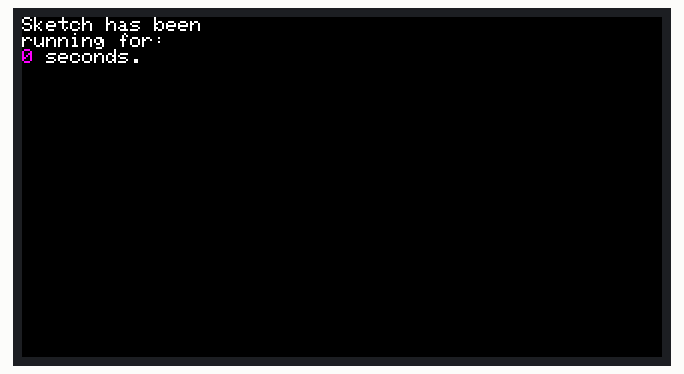
Recording of a sketch running on a simulated Arduino Uno, built with avr-gcc and run on an emulated ATmega328P. Parts: 320×170 colour display.

Above: at 0.86 s.
At 38.1 s:
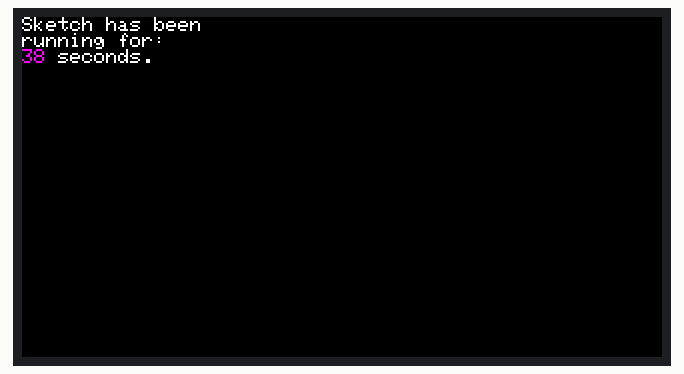

The sketch:

graphicstest_st7789.ino
```cpp
/**************************************************************************

  The 1.9" TFT breakout
    ----> https://www.adafruit.com/product/5394

  These displays use SPI to communicate, 4 or 5 pins are required to
  interface (RST is optional).

 **************************************************************************/

#include <Adafruit_GFX.h>    // Core graphics library
#include <Adafruit_ST7789.h> // Hardware-specific library for ST7789
#include <SPI.h>

// For the breakout board, you can use any 2 or 3 pins.
// These pins will also work for the 1.8" TFT shield.
#define TFT_CS        10
#define TFT_RST        9 // Or set to -1 and connect to Arduino RESET pin
#define TFT_DC         8


// OPTION 1 (recommended) is to use the HARDWARE SPI pins, which are unique
// to each board and not reassignable. For Arduino Uno: MOSI = pin 11 and
// SCLK = pin 13. This is the fastest mode of operation and is required if
// using the breakout board's microSD card.

Adafruit_ST7789 tft = Adafruit_ST7789(TFT_CS, TFT_DC, TFT_RST);

// OPTION 2 lets you interface the display using ANY TWO or THREE PINS,
// tradeoff being that performance is not as fast as hardware SPI above.
//#define TFT_MOSI 11  // Data out
//#define TFT_SCLK 13  // Clock out

//Adafruit_ST7789 tft = Adafruit_ST7789(TFT_CS, TFT_DC, TFT_MOSI, TFT_SCLK, TFT_RST);

void setup(void) {
  Serial.begin(9600);

  tft.init(170, 320);           // Init ST7789 170x320

  // SPI speed defaults to SPI_DEFAULT_FREQ defined in the library, you can override it here
  // Note that speed allowable depends on chip and quality of wiring, if you go too fast, you
  // may end up with a black screen some times, or all the time.
  //tft.setSPISpeed(40000000);

  uint16_t time = millis();
  tft.fillScreen(ST77XX_BLACK);
  time = millis() - time;
  tft.setRotation(-1);

  delay(500);
}


void loop() {
  tft.setTextSize(1);
  tft.setTextColor(ST77XX_WHITE);
  tft.println("Sketch has been");
  tft.println("running for: ");
  // Clear line 3
  tft.fillRect(0, 16, tft.width(), 8, ST77XX_BLACK);

  tft.setCursor(0, 16);
  tft.setTextColor(ST77XX_MAGENTA);
  tft.print(millis() / 1000);

  tft.setTextColor(ST77XX_WHITE);
  tft.print(" seconds.");
  delay(16);
  tft.setCursor(0, 0);
}
```
